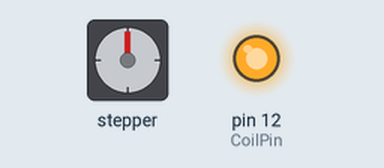
The sketch below on a simulated Arduino Uno, built with avr-gcc and run on an emulated ATmega328P. Shown: stepper motor, output pins drawn as LEDs (lit = HIGH). Wiring (inferred from the names in the program): stepper motor driver (200 steps per turn assumed): step pin 7; direction pin 2. Pins used as bus, display or sensor lines are not drawn.

Above: at 0.05 s.
At 1.9 s:
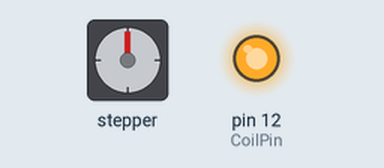
At 3.6 s:
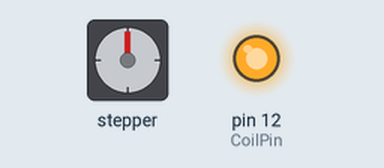
At 7.2 s:
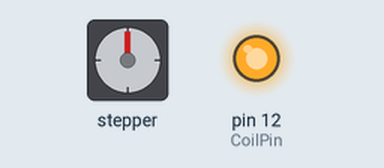
Timing chart, 0 to 9.4 s (numbered marks = the images above):
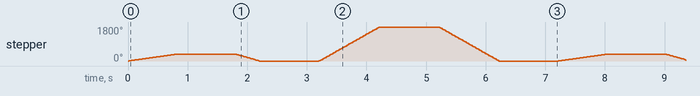

Measured:
- by itself, stepper: turns 360° clockwise in 0.78 s, then 360° counter-clockwise in 0.40 s, then 1800° clockwise in 1.0 s, then 1800° counter-clockwise in 1.0 s, repeating every 7.2 s

The sketch:

StepMotorTest.ino
```cpp
/*Example sketch to control a stepper motor with A4988/DRV8825 stepper motor driver and Arduino without a library. More info: https://www.makerguides.com */

// Define stepper motor connections and steps per revolution:
#define dirPin 2
#define stepPin 7
int CoilPin = 12;
#define stepsPerRevolution 200

void setup() {
  // Declare pins as output:
  pinMode(stepPin, OUTPUT);
  pinMode(dirPin, OUTPUT);
   pinMode(CoilPin, OUTPUT);
   digitalWrite(CoilPin, HIGH);
}

void loop() {
  // Set the spinning direction clockwise:
  digitalWrite(dirPin, HIGH);

  // Spin the stepper motor 1 revolution slowly:
  for (int i = 0; i < stepsPerRevolution; i++) {
    // These four lines result in 1 step:
    digitalWrite(stepPin, HIGH);
    delayMicroseconds(2000);
    digitalWrite(stepPin, LOW);
    delayMicroseconds(2000);
  }

  delay(1000);

  // Set the spinning direction counterclockwise:
  digitalWrite(dirPin, LOW);

  // Spin the stepper motor 1 revolution quickly:
  for (int i = 0; i < stepsPerRevolution; i++) {
    // These four lines result in 1 step:
    digitalWrite(stepPin, HIGH);
    delayMicroseconds(1000);
    digitalWrite(stepPin, LOW);
    delayMicroseconds(1000);
  }

  delay(1000);

  // Set the spinning direction clockwise:
  digitalWrite(dirPin, HIGH);

  // Spin the stepper motor 5 revolutions fast:
  for (int i = 0; i < 5 * stepsPerRevolution; i++) {
    // These four lines result in 1 step:
    digitalWrite(stepPin, HIGH);
    delayMicroseconds(500);
    digitalWrite(stepPin, LOW);
    delayMicroseconds(500);
  }

  delay(1000);

  // Set the spinning direction counterclockwise:
  digitalWrite(dirPin, LOW);

  //Spin the stepper motor 5 revolutions fast:
  for (int i = 0; i < 5 * stepsPerRevolution; i++) {
    // These four lines result in 1 step:
    digitalWrite(stepPin, HIGH);
    delayMicroseconds(500);
    digitalWrite(stepPin, LOW);
    delayMicroseconds(500);
  }

  delay(1000);
}
```
